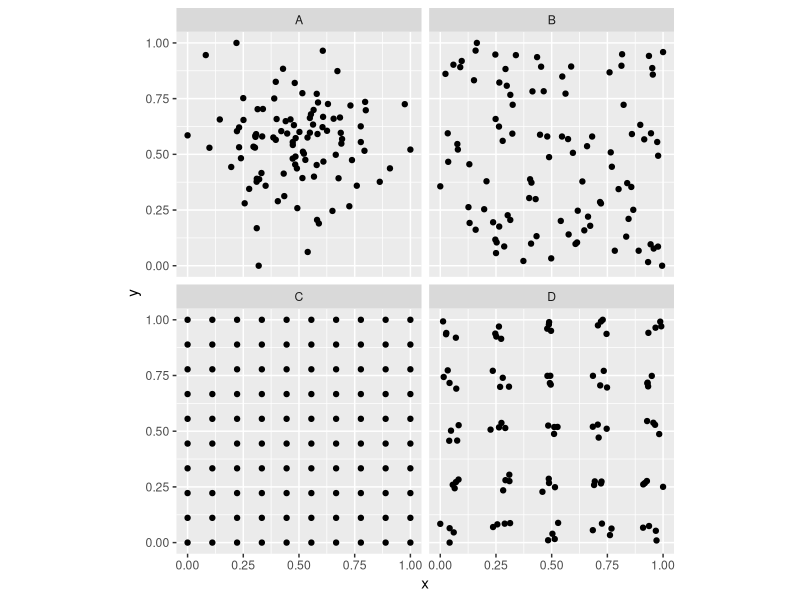
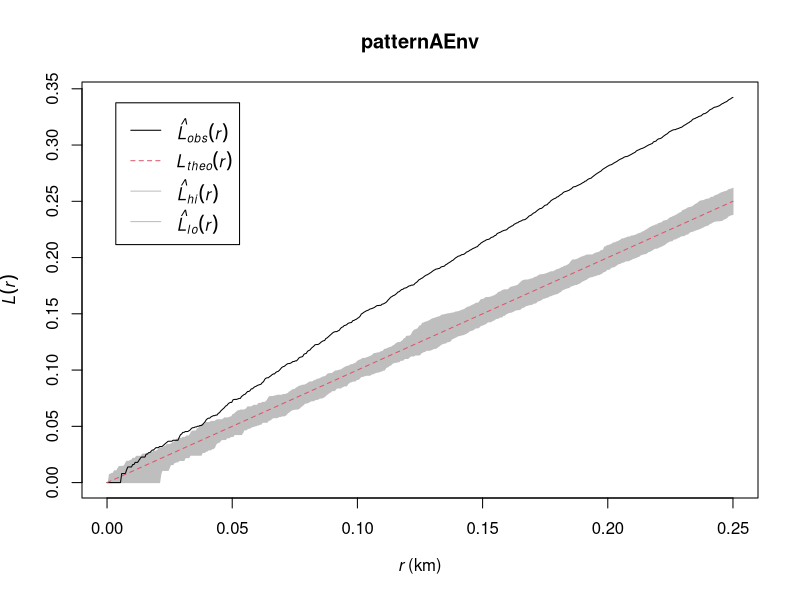
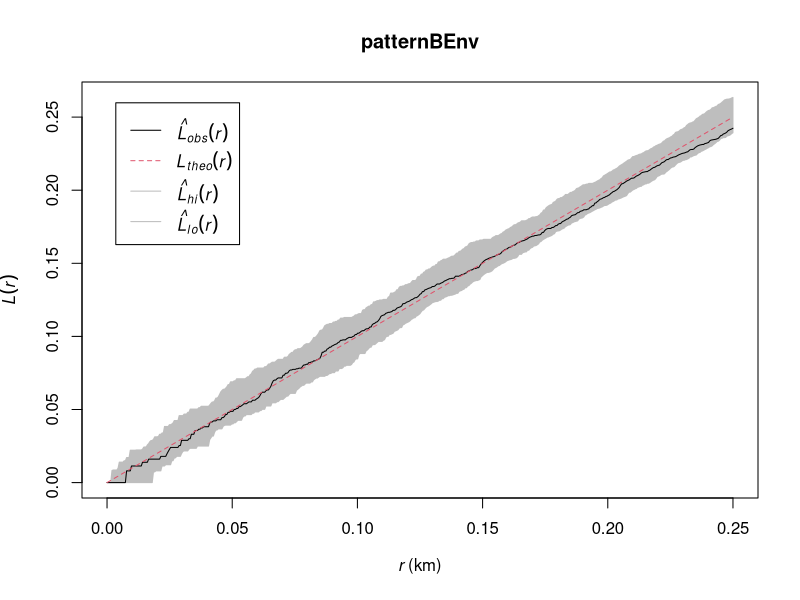
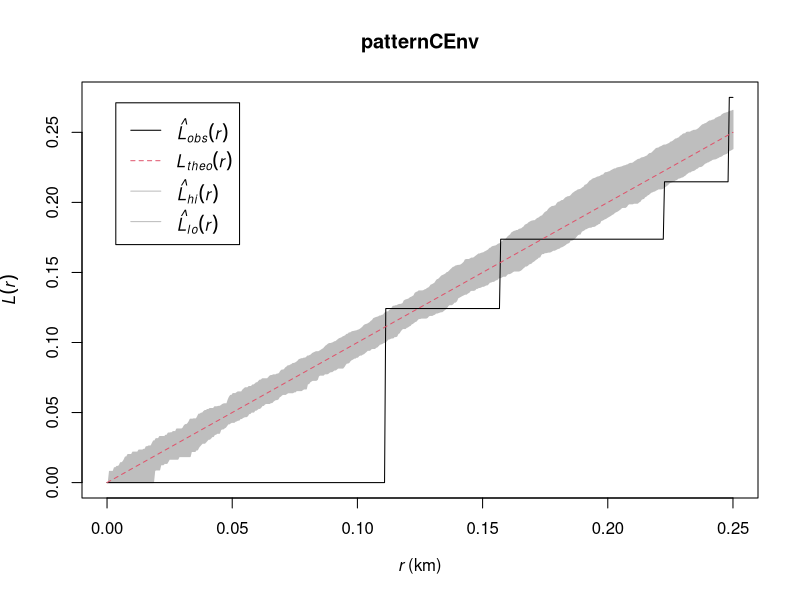
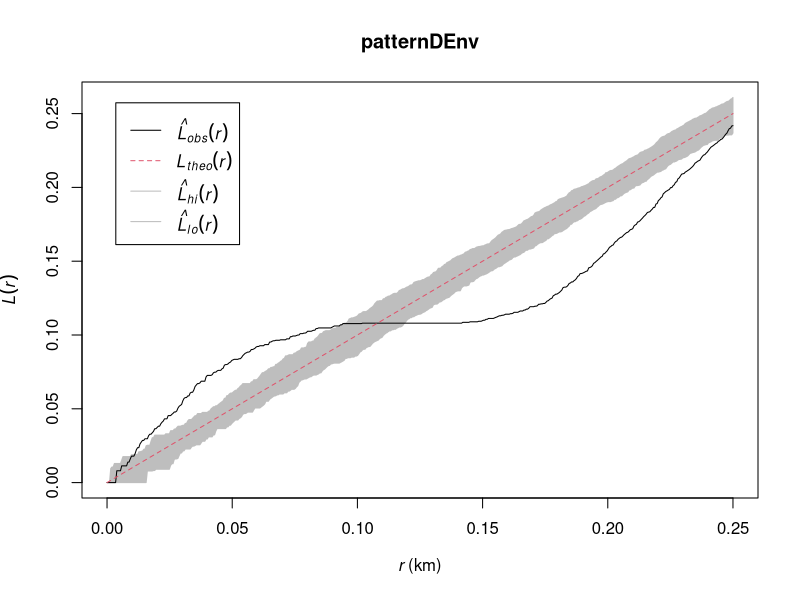
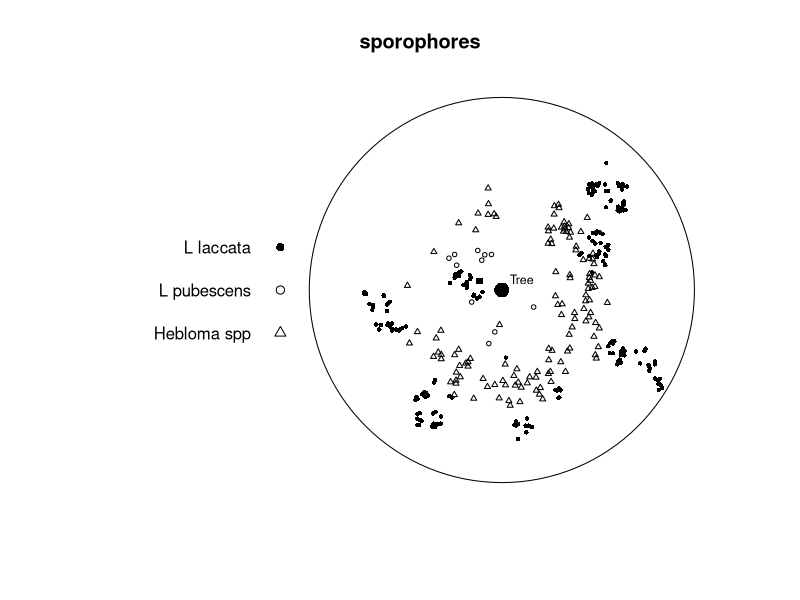
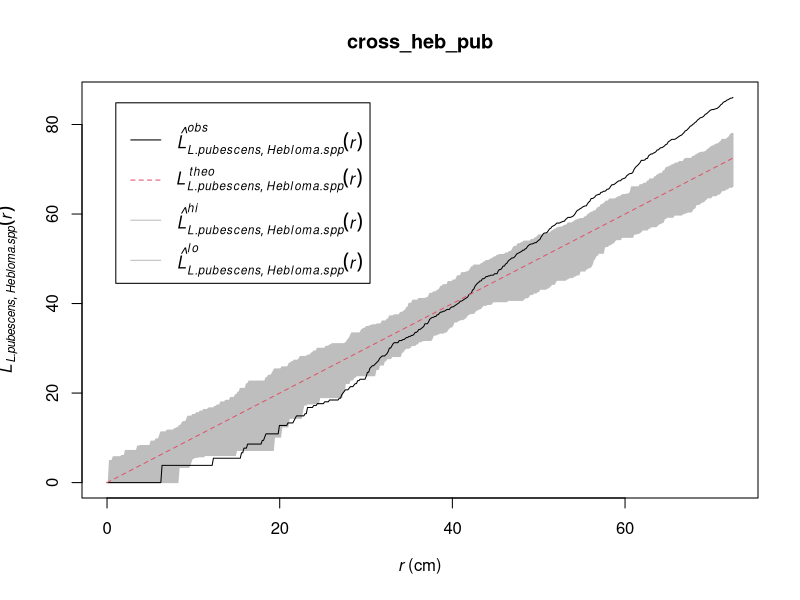
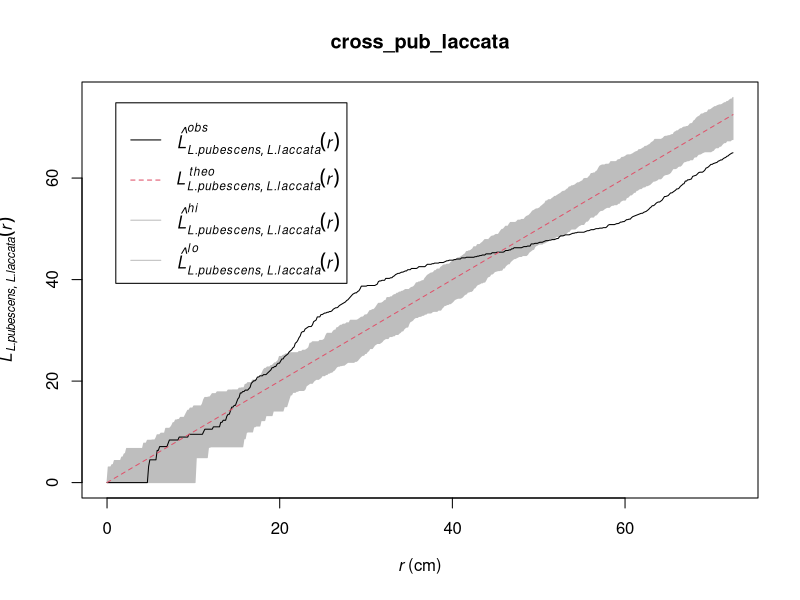

Reproduce these figures in R, in order.
## ----message=FALSE-----------------------------------------------------------
library(tidyverse)
library(spatstat)


## ----------------------------------------------------------------------------
n <- 100
patternA <- data.frame(x=rnorm(n),y=rnorm(n),id="A")
patternB <- data.frame(x=runif(n),y=runif(n),id="B")
patternC <- data.frame(expand.grid(x = seq(0, 1, length.out = sqrt(n)),
                                   y = seq(0, 1, length.out = sqrt(n))),
                       id="C")

patternD <- data.frame(expand.grid(x = rep(seq(0, 1, length.out = n/20),2),
                                   y = rep(seq(0, 1, length.out = n/20),2)),
                       id="D")
patternD$x <- jitter(patternD$x)
patternD$y <- jitter(patternD$y)

simDat <- bind_rows(patternA,patternB,patternC,patternD)

simDat <- simDat %>% group_by(id) %>% 
  mutate(x = scales::rescale(x), 
         y=scales::rescale(y))

ggplot(simDat,aes(x=x,y=y)) + 
  geom_point() + coord_fixed() + 
  facet_wrap(~id)


patternA <- simDat %>% filter(id=="A")
patternA <- ppp(x = patternA$x, y=patternA$y,
                xrange=c(0,1), yrange=c(0,1),
                unitname="km")
summary(patternA)

patternAEnv <- envelope(patternA, "Lest", verbose=FALSE)
plot(patternAEnv)

patternB <- simDat %>% filter(id=="B")
patternB <- ppp(x = patternB$x, y=patternB$y,
                xrange=c(0,1), yrange=c(0,1),
                unitname="km")
summary(patternB)

patternBEnv <- envelope(patternB, "Lest", verbose=FALSE)
plot(patternBEnv)

patternC <- simDat %>% filter(id=="C")
patternC <- ppp(x = patternC$x, y=patternC$y,
                xrange=c(0,1), yrange=c(0,1),
                unitname="km")
summary(patternC)

patternCEnv <- envelope(patternC, "Lest", verbose=FALSE)
plot(patternCEnv)

patternD <- simDat %>% filter(id=="D")
patternD <- ppp(x = patternD$x, y=patternD$y,
                xrange=c(0,1), yrange=c(0,1),
                unitname="km")
summary(patternD)

patternDEnv <- envelope(patternD, "Lest", verbose=FALSE)
plot(patternDEnv)



## ----------------------------------------------------------------------------
data(sporophores) # run ?sporophores to see the help file. It's cool.
summary(sporophores)
plot(sporophores, chars=c(16,1,2), cex=0.6, leg.args=list(cex=1.1))
points(0,0,pch=16, cex=2)
text(15,8,"Tree", cex=0.75)
levels(marks(sporophores))

## ----------------------------------------------------------------------------
# or directly in envelope (note i and j arguments)
cross_heb_pub <- envelope(sporophores, "Lcross", i="L pubescens", j = "Hebloma spp", verbose=FALSE)
plot(cross_heb_pub)

cross_pub_laccata <- envelope(sporophores, "Lcross", i="L pubescens", j = "L laccata", verbose=FALSE)
plot(cross_pub_laccata)

cross_heb_laccata <- envelope(sporophores, "Lcross", i="Hebloma spp", j = "L laccata", verbose=FALSE)
plot(cross_heb_laccata)

# ----echo=FALSE, eval=FALSE--------------------------------------------------
# Three levels, six comparisons. can do pairwise or use alltypes
# L laccata, L pubescens, Hebloma spp
sporophoresL <- alltypes(X = sporophores,fun = "Lcross",envelope=TRUE)
# so ugly
plot(sporophoresL)
